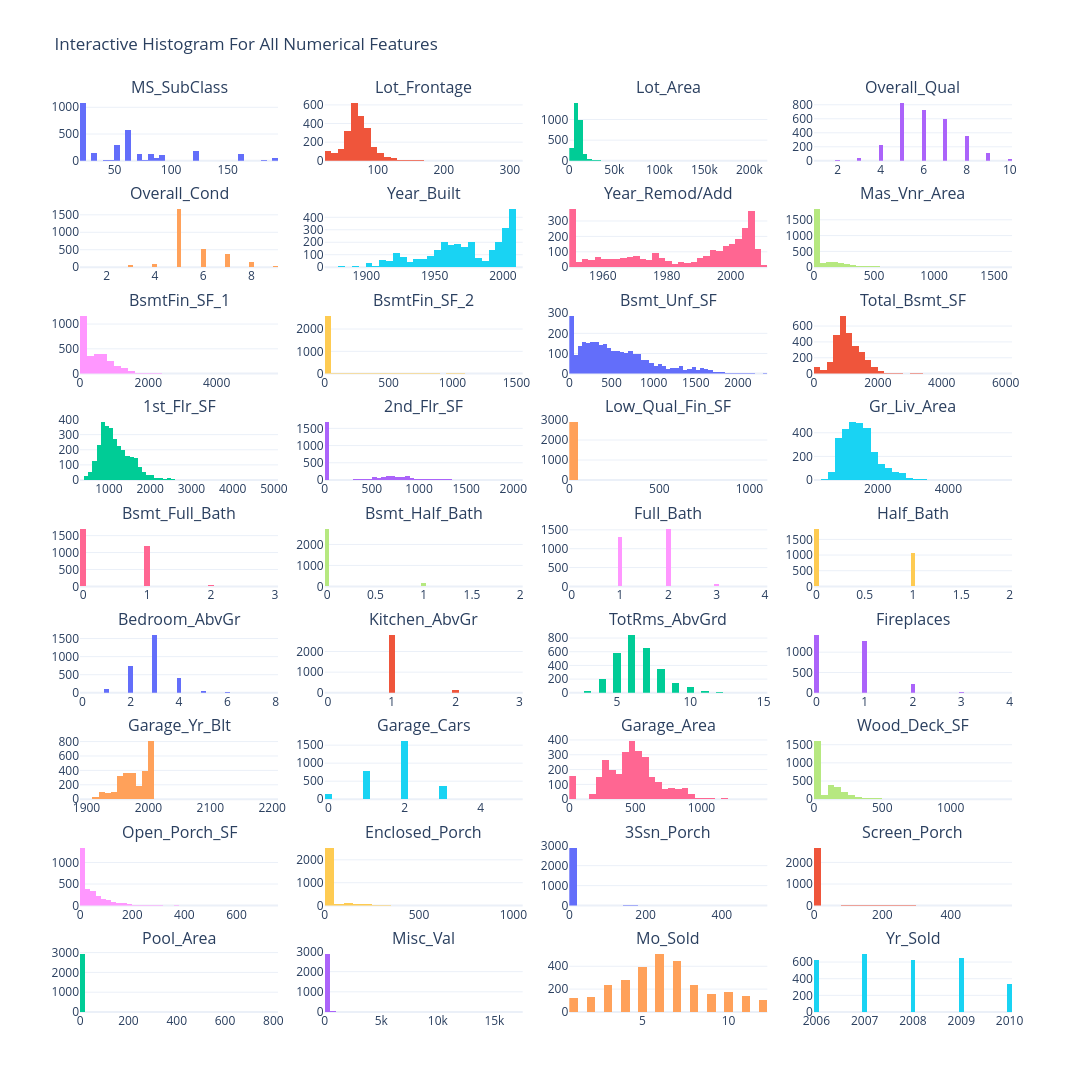

This figure's notebook cell:
### Markdown cell above
Above histograms using `plotly`

### Code cell
import math
import plotly.subplots as sp
import plotly.graph_objects as go

n_cols = 4
n_rows = math.ceil(len(numerical_features) / n_cols)

# Create a subplot grid with Plotly
fig = sp.make_subplots(
    rows=n_rows,
    cols=n_cols,
    subplot_titles=numerical_features,
    vertical_spacing=0.05,
    horizontal_spacing=0.05
)

for i, col in enumerate(numerical_features):
    row = (i // n_cols) + 1
    col_idx = (i % n_cols) + 1
    
    # Add a histogram for each numerical feature
    fig.add_trace(
        go.Histogram(x=df[col], name=col, nbinsx=50),
        row=row,
        col=col_idx
    )

# Update layout settings for better presentation
fig.update_layout(
    title_text="Interactive Histogram For All Numerical Features",
    height=300 * n_rows,
    width=1200,
    showlegend=False,
    template="plotly_white"
)

fig.show()

### Figure 1 — Plotly figure (JSON) as saved in the notebook; plotly's stock layout.template omitted (floating-point values rounded to 4 significant figures; data arrays with more than 128 entries replaced by an {"elided": "..."} marker saying what was removed)
{"data": [{"name": "MS_SubClass", "nbinsx": 50, "type": "histogram", "x": {"elided": "2930 int values"}, "xaxis": "x", "yaxis": "y"}, {"name": "Lot_Frontage", "nbinsx": 50, "type": "histogram", "x": {"elided": "2930 int values"}, "xaxis": "x2", "yaxis": "y2"}, {"name": "Lot_Area", "nbinsx": 50, "type": "histogram", "x": {"elided": "2930 int values"}, "xaxis": "x3", "yaxis": "y3"}, {"name": "Overall_Qual", "nbinsx": 50, "type": "histogram", "x": {"elided": "2930 int values"}, "xaxis": "x4", "yaxis": "y4"}, {"name": "Overall_Cond", "nbinsx": 50, "type": "histogram", "x": {"elided": "2930 int values"}, "xaxis": "x5", "yaxis": "y5"}, {"name": "Year_Built", "nbinsx": 50, "type": "histogram", "x": {"elided": "2930 int values"}, "xaxis": "x6", "yaxis": "y6"}, {"name": "Year_Remod/Add", "nbinsx": 50, "type": "histogram", "x": {"elided": "2930 int values"}, "xaxis": "x7", "yaxis": "y7"}, {"name": "Mas_Vnr_Area", "nbinsx": 50, "type": "histogram", "x": {"elided": "2930 int values"}, "xaxis": "x8", "yaxis": "y8"}, {"name": "BsmtFin_SF_1", "nbinsx": 50, "type": "histogram", "x": {"elided": "2930 int values"}, "xaxis": "x9", "yaxis": "y9"}, {"name": "BsmtFin_SF_2", "nbinsx": 50, "type": "histogram", "x": {"elided": "2930 int values"}, "xaxis": "x10", "yaxis": "y10"}, {"name": "Bsmt_Unf_SF", "nbinsx": 50, "type": "histogram", "x": {"elided": "2930 int values"}, "xaxis": "x11", "yaxis": "y11"}, {"name": "Total_Bsmt_SF", "nbinsx": 50, "type": "histogram", "x": {"elided": "2930 int values"}, "xaxis": "x12", "yaxis": "y12"}, {"name": "1st_Flr_SF", "nbinsx": 50, "type": "histogram", "x": {"elided": "2930 int values"}, "xaxis": "x13", "yaxis": "y13"}, {"name": "2nd_Flr_SF", "nbinsx": 50, "type": "histogram", "x": {"elided": "2930 int values"}, "xaxis": "x14", "yaxis": "y14"}, {"name": "Low_Qual_Fin_SF", "nbinsx": 50, "type": "histogram", "x": {"elided": "2930 int values"}, "xaxis": "x15", "yaxis": "y15"}, {"name": "Gr_Liv_Area", "nbinsx": 50, "type": "histogram", "x": {"elided": "2930 int values"}, "xaxis": "x16", "yaxis": "y16"}, {"name": "Bsmt_Full_Bath", "nbinsx": 50, "type": "histogram", "x": {"elided": "2930 int values"}, "xaxis": "x17", "yaxis": "y17"}, {"name": "Bsmt_Half_Bath", "nbinsx": 50, "type": "histogram", "x": {"elided": "2930 int values"}, "xaxis": "x18", "yaxis": "y18"}, {"name": "Full_Bath", "nbinsx": 50, "type": "histogram", "x": {"elided": "2930 int values"}, "xaxis": "x19", "yaxis": "y19"}, {"name": "Half_Bath", "nbinsx": 50, "type": "histogram", "x": {"elided": "2930 int values"}, "xaxis": "x20", "yaxis": "y20"}, {"name": "Bedroom_AbvGr", "nbinsx": 50, "type": "histogram", "x": {"elided": "2930 int values"}, "xaxis": "x21", "yaxis": "y21"}, {"name": "Kitchen_AbvGr", "nbinsx": 50, "type": "histogram", "x": {"elided": "2930 int values"}, "xaxis": "x22", "yaxis": "y22"}, {"name": "TotRms_AbvGrd", "nbinsx": 50, "type": "histogram", "x": {"elided": "2930 int values"}, "xaxis": "x23", "yaxis": "y23"}, {"name": "Fireplaces", "nbinsx": 50, "type": "histogram", "x": {"elided": "2930 int values"}, "xaxis": "x24", "yaxis": "y24"}, {"name": "Garage_Yr_Blt", "nbinsx": 50, "type": "histogram", "x": {"elided": "2930 int values"}, "xaxis": "x25", "yaxis": "y25"}, {"name": "Garage_Cars", "nbinsx": 50, "type": "histogram", "x": {"elided": "2930 int values"}, "xaxis": "x26", "yaxis": "y26"}, {"name": "Garage_Area", "nbinsx": 50, "type": "histogram", "x": {"elided": "2930 int values"}, "xaxis": "x27", "yaxis": "y27"}, {"name": "Wood_Deck_SF", "nbinsx": 50, "type": "histogram", "x": {"elided": "2930 int values"}, "xaxis": "x28", "yaxis": "y28"}, {"name": "Open_Porch_SF", "nbinsx": 50, "type": "histogram", "x": {"elided": "2930 int values"}, "xaxis": "x29", "yaxis": "y29"}, {"name": "Enclosed_Porch", "nbinsx": 50, "type": "histogram", "x": {"elided": "2930 int values"}, "xaxis": "x30", "yaxis": "y30"}, {"name": "3Ssn_Porch", "nbinsx": 50, "type": "histogram", "x": {"elided": "2930 int values"}, "xaxis": "x31", "yaxis": "y31"}, {"name": "Screen_Porch", "nbinsx": 50, "type": "histogram", "x": {"elided": "2930 int values"}, "xaxis": "x32", "yaxis": "y32"}, {"name": "Pool_Area", "nbinsx": 50, "type": "histogram", "x": {"elided": "2930 int values"}, "xaxis": "x33", "yaxis": "y33"}, {"name": "Misc_Val", "nbinsx": 50, "type": "histogram", "x": {"elided": "2930 int values"}, "xaxis": "x34", "yaxis": "y34"}, {"name": "Mo_Sold", "nbinsx": 50, "type": "histogram", "x": {"elided": "2930 int values"}, "xaxis": "x35", "yaxis": "y35"}, {"name": "Yr_Sold", "nbinsx": 50, "type": "histogram", "x": {"elided": "2930 int values"}, "xaxis": "x36", "yaxis": "y36"}], "layout": {"annotations": [{"font": {"size": 16}, "showarrow": false, "text": "MS_SubClass", "x": 0.1062, "xanchor": "center", "xref": "paper", "y": 1, "yanchor": "bottom", "yref": "paper"}, {"font": {"size": 16}, "showarrow": false, "text": "Lot_Frontage", "x": 0.3688, "xanchor": "center", "xref": "paper", "y": 1, "yanchor": "bottom", "yref": "paper"}, {"font": {"size": 16}, "showarrow": false, "text": "Lot_Area", "x": 0.6313, "xanchor": "center", "xref": "paper", "y": 1, "yanchor": "bottom", "yref": "paper"}, {"font": {"size": 16}, "showarrow": false, "text": "Overall_Qual", "x": 0.8938, "xanchor": "center", "xref": "paper", "y": 1, "yanchor": "bottom", "yref": "paper"}, {"font": {"size": 16}, "showarrow": false, "text": "Overall_Cond", "x": 0.1062, "xanchor": "center", "xref": "paper", "y": 0.8833, "yanchor": "bottom", "yref": "paper"}, {"font": {"size": 16}, "showarrow": false, "text": "Year_Built", "x": 0.3688, "xanchor": "center", "xref": "paper", "y": 0.8833, "yanchor": "bottom", "yref": "paper"}, {"font": {"size": 16}, "showarrow": false, "text": "Year_Remod/Add", "x": 0.6313, "xanchor": "center", "xref": "paper", "y": 0.8833, "yanchor": "bottom", "yref": "paper"}, {"font": {"size": 16}, "showarrow": false, "text": "Mas_Vnr_Area", "x": 0.8938, "xanchor": "center", "xref": "paper", "y": 0.8833, "yanchor": "bottom", "yref": "paper"}, {"font": {"size": 16}, "showarrow": false, "text": "BsmtFin_SF_1", "x": 0.1062, "xanchor": "center", "xref": "paper", "y": 0.7667, "yanchor": "bottom", "yref": "paper"}, {"font": {"size": 16}, "showarrow": false, "text": "BsmtFin_SF_2", "x": 0.3688, "xanchor": "center", "xref": "paper", "y": 0.7667, "yanchor": "bottom", "yref": "paper"}, {"font": {"size": 16}, "showarrow": false, "text": "Bsmt_Unf_SF", "x": 0.6313, "xanchor": "center", "xref": "paper", "y": 0.7667, "yanchor": "bottom", "yref": "paper"}, {"font": {"size": 16}, "showarrow": false, "text": "Total_Bsmt_SF", "x": 0.8938, "xanchor": "center", "xref": "paper", "y": 0.7667, "yanchor": "bottom", "yref": "paper"}, {"font": {"size": 16}, "showarrow": false, "text": "1st_Flr_SF", "x": 0.1062, "xanchor": "center", "xref": "paper", "y": 0.65, "yanchor": "bottom", "yref": "paper"}, {"font": {"size": 16}, "showarrow": false, "text": "2nd_Flr_SF", "x": 0.3688, "xanchor": "center", "xref": "paper", "y": 0.65, "yanchor": "bottom", "yref": "paper"}, {"font": {"size": 16}, "showarrow": false, "text": "Low_Qual_Fin_SF", "x": 0.6313, "xanchor": "center", "xref": "paper", "y": 0.65, "yanchor": "bottom", "yref": "paper"}, {"font": {"size": 16}, "showarrow": false, "text": "Gr_Liv_Area", "x": 0.8938, "xanchor": "center", "xref": "paper", "y": 0.65, "yanchor": "bottom", "yref": "paper"}, {"font": {"size": 16}, "showarrow": false, "text": "Bsmt_Full_Bath", "x": 0.1062, "xanchor": "center", "xref": "paper", "y": 0.5333, "yanchor": "bottom", "yref": "paper"}, {"font": {"size": 16}, "showarrow": false, "text": "Bsmt_Half_Bath", "x": 0.3688, "xanchor": "center", "xref": "paper", "y": 0.5333, "yanchor": "bottom", "yref": "paper"}, {"font": {"size": 16}, "showarrow": false, "text": "Full_Bath", "x": 0.6313, "xanchor": "center", "xref": "paper", "y": 0.5333, "yanchor": "bottom", "yref": "paper"}, {"font": {"size": 16}, "showarrow": false, "text": "Half_Bath", "x": 0.8938, "xanchor": "center", "xref": "paper", "y": 0.5333, "yanchor": "bottom", "yref": "paper"}, {"font": {"size": 16}, "showarrow": false, "text": "Bedroom_AbvGr", "x": 0.1062, "xanchor": "center", "xref": "paper", "y": 0.4167, "yanchor": "bottom", "yref": "paper"}, {"font": {"size": 16}, "showarrow": false, "text": "Kitchen_AbvGr", "x": 0.3688, "xanchor": "center", "xref": "paper", "y": 0.4167, "yanchor": "bottom", "yref": "paper"}, {"font": {"size": 16}, "showarrow": false, "text": "TotRms_AbvGrd", "x": 0.6313, "xanchor": "center", "xref": "paper", "y": 0.4167, "yanchor": "bottom", "yref": "paper"}, {"font": {"size": 16}, "showarrow": false, "text": "Fireplaces", "x": 0.8938, "xanchor": "center", "xref": "paper", "y": 0.4167, "yanchor": "bottom", "yref": "paper"}, {"font": {"size": 16}, "showarrow": false, "text": "Garage_Yr_Blt", "x": 0.1062, "xanchor": "center", "xref": "paper", "y": 0.3, "yanchor": "bottom", "yref": "paper"}, {"font": {"size": 16}, "showarrow": false, "text": "Garage_Cars", "x": 0.3688, "xanchor": "center", "xref": "paper", "y": 0.3, "yanchor": "bottom", "yref": "paper"}, {"font": {"size": 16}, "showarrow": false, "text": "Garage_Area", "x": 0.6313, "xanchor": "center", "xref": "paper", "y": 0.3, "yanchor": "bottom", "yref": "paper"}, {"font": {"size": 16}, "showarrow": false, "text": "Wood_Deck_SF", "x": 0.8938, "xanchor": "center", "xref": "paper", "y": 0.3, "yanchor": "bottom", "yref": "paper"}, {"font": {"size": 16}, "showarrow": false, "text": "Open_Porch_SF", "x": 0.1062, "xanchor": "center", "xref": "paper", "y": 0.1833, "yanchor": "bottom", "yref": "paper"}, {"font": {"size": 16}, "showarrow": false, "text": "Enclosed_Porch", "x": 0.3688, "xanchor": "center", "xref": "paper", "y": 0.1833, "yanchor": "bottom", "yref": "paper"}, {"font": {"size": 16}, "showarrow": false, "text": "3Ssn_Porch", "x": 0.6313, "xanchor": "center", "xref": "paper", "y": 0.1833, "yanchor": "bottom", "yref": "paper"}, {"font": {"size": 16}, "showarrow": false, "text": "Screen_Porch", "x": 0.8938, "xanchor": "center", "xref": "paper", "y": 0.1833, "yanchor": "bottom", "yref": "paper"}, {"font": {"size": 16}, "showarrow": false, "text": "Pool_Area", "x": 0.1062, "xanchor": "center", "xref": "paper", "y": 0.06667, "yanchor": "bottom", "yref": "paper"}, {"font": {"size": 16}, "showarrow": false, "text": "Misc_Val", "x": 0.3688, "xanchor": "center", "xref": "paper", "y": 0.06667, "yanchor": "bottom", "yref": "paper"}, {"font": {"size": 16}, "showarrow": false, "text": "Mo_Sold", "x": 0.6313, "xanchor": "center", "xref": "paper", "y": 0.06667, "yanchor": "bottom", "yref": "paper"}, {"font": {"size": 16}, "showarrow": false, "text": "Yr_Sold", "x": 0.8938, "xanchor": "center", "xref": "paper", "y": 0.06667, "yanchor": "bottom", "yref": "paper"}], "height": 2700, "showlegend": false, "title": {"text": "Interactive Histogram For All Numerical Features"}, "width": 1200, "xaxis": {"anchor": "y", "domain": [0, 0.2125]}, "xaxis10": {"anchor": "y10", "domain": [0.2625, 0.475]}, "xaxis11": {"anchor": "y11", "domain": [0.525, 0.7375]}, "xaxis12": {"anchor": "y12", "domain": [0.7875, 1]}, "xaxis13": {"anchor": "y13", "domain": [0, 0.2125]}, "xaxis14": {"anchor": "y14", "domain": [0.2625, 0.475]}, "xaxis15": {"anchor": "y15", "domain": [0.525, 0.7375]}, "xaxis16": {"anchor": "y16", "domain": [0.7875, 1]}, "xaxis17": {"anchor": "y17", "domain": [0, 0.2125]}, "xaxis18": {"anchor": "y18", "domain": [0.2625, 0.475]}, "xaxis19": {"anchor": "y19", "domain": [0.525, 0.7375]}, "xaxis2": {"anchor": "y2", "domain": [0.2625, 0.475]}, "xaxis20": {"anchor": "y20", "domain": [0.7875, 1]}, "xaxis21": {"anchor": "y21", "domain": [0, 0.2125]}, "xaxis22": {"anchor": "y22", "domain": [0.2625, 0.475]}, "xaxis23": {"anchor": "y23", "domain": [0.525, 0.7375]}, "xaxis24": {"anchor": "y24", "domain": [0.7875, 1]}, "xaxis25": {"anchor": "y25", "domain": [0, 0.2125]}, "xaxis26": {"anchor": "y26", "domain": [0.2625, 0.475]}, "xaxis27": {"anchor": "y27", "domain": [0.525, 0.7375]}, "xaxis28": {"anchor": "y28", "domain": [0.7875, 1]}, "xaxis29": {"anchor": "y29", "domain": [0, 0.2125]}, "xaxis3": {"anchor": "y3", "domain": [0.525, 0.7375]}, "xaxis30": {"anchor": "y30", "domain": [0.2625, 0.475]}, "xaxis31": {"anchor": "y31", "domain": [0.525, 0.7375]}, "xaxis32": {"anchor": "y32", "domain": [0.7875, 1]}, "xaxis33": {"anchor": "y33", "domain": [0, 0.2125]}, "xaxis34": {"anchor": "y34", "domain": [0.2625, 0.475]}, "xaxis35": {"anchor": "y35", "domain": [0.525, 0.7375]}, "xaxis36": {"anchor": "y36", "domain": [0.7875, 1]}, "xaxis4": {"anchor": "y4", "domain": [0.7875, 1]}, "xaxis5": {"anchor": "y5", "domain": [0, 0.2125]}, "xaxis6": {"anchor": "y6", "domain": [0.2625, 0.475]}, "xaxis7": {"anchor": "y7", "domain": [0.525, 0.7375]}, "xaxis8": {"anchor": "y8", "domain": [0.7875, 1]}, "xaxis9": {"anchor": "y9", "domain": [0, 0.2125]}, "yaxis": {"anchor": "x", "domain": [0.9333, 1]}, "yaxis10": {"anchor": "x10", "domain": [0.7, 0.7667]}, "yaxis11": {"anchor": "x11", "domain": [0.7, 0.7667]}, "yaxis12": {"anchor": "x12", "domain": [0.7, 0.7667]}, "yaxis13": {"anchor": "x13", "domain": [0.5833, 0.65]}, "yaxis14": {"anchor": "x14", "domain": [0.5833, 0.65]}, "yaxis15": {"anchor": "x15", "domain": [0.5833, 0.65]}, "yaxis16": {"anchor": "x16", "domain": [0.5833, 0.65]}, "yaxis17": {"anchor": "x17", "domain": [0.4667, 0.5333]}, "yaxis18": {"anchor": "x18", "domain": [0.4667, 0.5333]}, "yaxis19": {"anchor": "x19", "domain": [0.4667, 0.5333]}, "yaxis2": {"anchor": "x2", "domain": [0.9333, 1]}, "yaxis20": {"anchor": "x20", "domain": [0.4667, 0.5333]}, "yaxis21": {"anchor": "x21", "domain": [0.35, 0.4167]}, "yaxis22": {"anchor": "x22", "domain": [0.35, 0.4167]}, "yaxis23": {"anchor": "x23", "domain": [0.35, 0.4167]}, "yaxis24": {"anchor": "x24", "domain": [0.35, 0.4167]}, "yaxis25": {"anchor": "x25", "domain": [0.2333, 0.3]}, "yaxis26": {"anchor": "x26", "domain": [0.2333, 0.3]}, "yaxis27": {"anchor": "x27", "domain": [0.2333, 0.3]}, "yaxis28": {"anchor": "x28", "domain": [0.2333, 0.3]}, "yaxis29": {"anchor": "x29", "domain": [0.1167, 0.1833]}, "yaxis3": {"anchor": "x3", "domain": [0.9333, 1]}, "yaxis30": {"anchor": "x30", "domain": [0.1167, 0.1833]}, "yaxis31": {"anchor": "x31", "domain": [0.1167, 0.1833]}, "yaxis32": {"anchor": "x32", "domain": [0.1167, 0.1833]}, "yaxis33": {"anchor": "x33", "domain": [0, 0.06667]}, "yaxis34": {"anchor": "x34", "domain": [0, 0.06667]}, "yaxis35": {"anchor": "x35", "domain": [0, 0.06667]}, "yaxis36": {"anchor": "x36", "domain": [0, 0.06667]}, "yaxis4": {"anchor": "x4", "domain": [0.9333, 1]}, "yaxis5": {"anchor": "x5", "domain": [0.8167, 0.8833]}, "yaxis6": {"anchor": "x6", "domain": [0.8167, 0.8833]}, "yaxis7": {"anchor": "x7", "domain": [0.8167, 0.8833]}, "yaxis8": {"anchor": "x8", "domain": [0.8167, 0.8833]}, "yaxis9": {"anchor": "x9", "domain": [0.7, 0.7667]}}}
